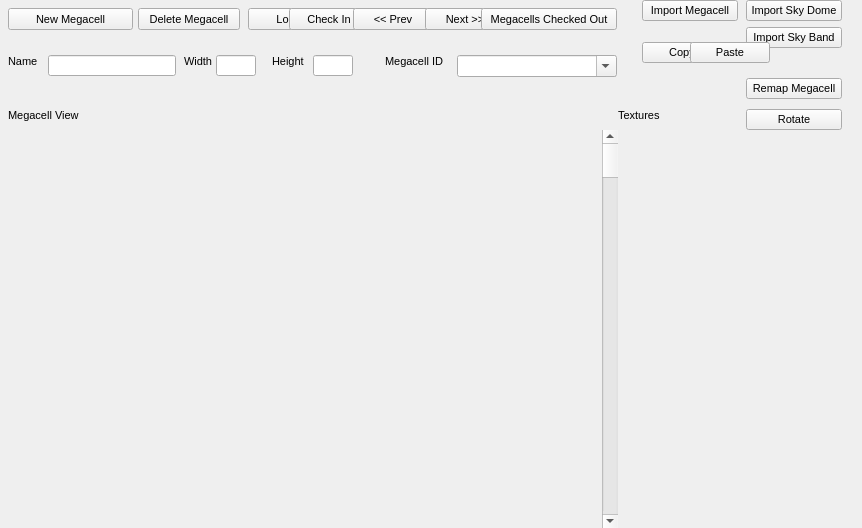
<?xml version="1.0"?>
<ui version="4.0">
  <class>MegacellDialog</class>
  <widget class="QDialog" name="IDD_MEGACELL">
    <property name="geometry">
      <rect>
        <x>0</x>
        <y>0</y>
        <width>862</width>
        <height>528</height>
      </rect>
    </property>
    <property name="windowTitle">
      <string>Megacell Dialog</string>
    </property>
    <property name="font">
      <font>
        <family>Liberation Sans</family>
        <pointsize>8</pointsize>
        <bold>false</bold>
        <italic>false</italic>
      </font>
    </property>
    <property name="enabled">
      <bool>true</bool>
    </property>
    <property name="windowFlags">
      <set>Qt::Dialog|Qt::WindowCloseButtonHint</set>
    </property>
    <property name="minimumSize">
      <size>
        <width>862</width>
        <height>528</height>
      </size>
    </property>
    <property name="maximumSize">
      <size>
        <width>862</width>
        <height>528</height>
      </size>
    </property>
    <widget class="QPushButton" name="IDC_IMPORT_TINY">
      <property name="geometry">
        <rect>
          <x>642</x>
          <y>0</y>
          <width>96</width>
          <height>21</height>
        </rect>
      </property>
      <property name="text">
        <string>Import Megacell</string>
      </property>
      <property name="visible">
        <bool>true</bool>
      </property>
      <property name="enabled">
        <bool>true</bool>
      </property>
      <property name="default">
        <bool>false</bool>
      </property>
      <property name="autoDefault">
        <bool>false</bool>
      </property>
    </widget>
    <widget class="QPushButton" name="IDC_IMPORT_SKY">
      <property name="geometry">
        <rect>
          <x>746</x>
          <y>0</y>
          <width>96</width>
          <height>21</height>
        </rect>
      </property>
      <property name="text">
        <string>Import Sky Dome</string>
      </property>
      <property name="visible">
        <bool>true</bool>
      </property>
      <property name="enabled">
        <bool>true</bool>
      </property>
      <property name="default">
        <bool>false</bool>
      </property>
      <property name="autoDefault">
        <bool>false</bool>
      </property>
    </widget>
    <widget class="QPushButton" name="IDC_NEW_MEGACELL">
      <property name="geometry">
        <rect>
          <x>8</x>
          <y>8</y>
          <width>125</width>
          <height>22</height>
        </rect>
      </property>
      <property name="text">
        <string>New Megacell</string>
      </property>
      <property name="visible">
        <bool>true</bool>
      </property>
      <property name="enabled">
        <bool>true</bool>
      </property>
      <property name="default">
        <bool>false</bool>
      </property>
      <property name="autoDefault">
        <bool>false</bool>
      </property>
    </widget>
    <widget class="QPushButton" name="IDC_DELETE_MEGACELL">
      <property name="geometry">
        <rect>
          <x>138</x>
          <y>8</y>
          <width>102</width>
          <height>22</height>
        </rect>
      </property>
      <property name="text">
        <string>Delete Megacell</string>
      </property>
      <property name="visible">
        <bool>true</bool>
      </property>
      <property name="enabled">
        <bool>true</bool>
      </property>
      <property name="default">
        <bool>false</bool>
      </property>
      <property name="autoDefault">
        <bool>false</bool>
      </property>
    </widget>
    <widget class="QPushButton" name="IDC_LOCK_MEGACELL">
      <property name="geometry">
        <rect>
          <x>248</x>
          <y>8</y>
          <width>80</width>
          <height>22</height>
        </rect>
      </property>
      <property name="text">
        <string>Lock</string>
      </property>
      <property name="visible">
        <bool>true</bool>
      </property>
      <property name="enabled">
        <bool>true</bool>
      </property>
      <property name="default">
        <bool>false</bool>
      </property>
      <property name="autoDefault">
        <bool>false</bool>
      </property>
    </widget>
    <widget class="QPushButton" name="IDC_CHECKIN_MEGACELL">
      <property name="geometry">
        <rect>
          <x>289</x>
          <y>8</y>
          <width>80</width>
          <height>22</height>
        </rect>
      </property>
      <property name="text">
        <string>Check In</string>
      </property>
      <property name="visible">
        <bool>true</bool>
      </property>
      <property name="enabled">
        <bool>true</bool>
      </property>
      <property name="default">
        <bool>false</bool>
      </property>
      <property name="autoDefault">
        <bool>false</bool>
      </property>
    </widget>
    <widget class="QPushButton" name="IDC_PREVIOUS_MEGACELL">
      <property name="geometry">
        <rect>
          <x>353</x>
          <y>8</y>
          <width>80</width>
          <height>22</height>
        </rect>
      </property>
      <property name="text">
        <string>&lt;&lt; Prev</string>
      </property>
      <property name="visible">
        <bool>true</bool>
      </property>
      <property name="enabled">
        <bool>true</bool>
      </property>
      <property name="default">
        <bool>false</bool>
      </property>
      <property name="autoDefault">
        <bool>false</bool>
      </property>
    </widget>
    <widget class="QPushButton" name="IDC_NEXT_MEGACELL">
      <property name="geometry">
        <rect>
          <x>425</x>
          <y>8</y>
          <width>80</width>
          <height>22</height>
        </rect>
      </property>
      <property name="text">
        <string>Next &gt;&gt;</string>
      </property>
      <property name="visible">
        <bool>true</bool>
      </property>
      <property name="enabled">
        <bool>true</bool>
      </property>
      <property name="default">
        <bool>false</bool>
      </property>
      <property name="autoDefault">
        <bool>false</bool>
      </property>
    </widget>
    <widget class="QPushButton" name="IDC_MEGACELLS_OUT">
      <property name="geometry">
        <rect>
          <x>481</x>
          <y>8</y>
          <width>136</width>
          <height>22</height>
        </rect>
      </property>
      <property name="text">
        <string>Megacells Checked Out</string>
      </property>
      <property name="visible">
        <bool>true</bool>
      </property>
      <property name="enabled">
        <bool>true</bool>
      </property>
      <property name="default">
        <bool>false</bool>
      </property>
      <property name="autoDefault">
        <bool>false</bool>
      </property>
    </widget>
    <widget class="QPushButton" name="IDC_IMPORT_SKY_BAND">
      <property name="geometry">
        <rect>
          <x>746</x>
          <y>27</y>
          <width>96</width>
          <height>21</height>
        </rect>
      </property>
      <property name="text">
        <string>Import Sky Band</string>
      </property>
      <property name="visible">
        <bool>true</bool>
      </property>
      <property name="enabled">
        <bool>true</bool>
      </property>
      <property name="default">
        <bool>false</bool>
      </property>
      <property name="autoDefault">
        <bool>false</bool>
      </property>
    </widget>
    <widget class="QPushButton" name="IDC_COPY_MEGACELL">
      <property name="geometry">
        <rect>
          <x>642</x>
          <y>42</y>
          <width>80</width>
          <height>21</height>
        </rect>
      </property>
      <property name="text">
        <string>Copy</string>
      </property>
      <property name="visible">
        <bool>true</bool>
      </property>
      <property name="enabled">
        <bool>true</bool>
      </property>
      <property name="default">
        <bool>false</bool>
      </property>
      <property name="autoDefault">
        <bool>false</bool>
      </property>
    </widget>
    <widget class="QPushButton" name="IDC_PASTE_MEGACELL">
      <property name="geometry">
        <rect>
          <x>690</x>
          <y>42</y>
          <width>80</width>
          <height>21</height>
        </rect>
      </property>
      <property name="text">
        <string>Paste</string>
      </property>
      <property name="visible">
        <bool>true</bool>
      </property>
      <property name="enabled">
        <bool>true</bool>
      </property>
      <property name="default">
        <bool>false</bool>
      </property>
      <property name="autoDefault">
        <bool>false</bool>
      </property>
    </widget>
    <widget class="QLabel" name="IDC_STATIC">
      <property name="geometry">
        <rect>
          <x>8</x>
          <y>55</y>
          <width>40</width>
          <height>16</height>
        </rect>
      </property>
      <property name="text">
        <string>Name</string>
      </property>
      <property name="visible">
        <bool>true</bool>
      </property>
      <property name="enabled">
        <bool>true</bool>
      </property>
      <property name="alignment">
        <set>Qt::AlignLeft</set>
      </property>
    </widget>
    <widget class="QLineEdit" name="IDC_MEGACELL_NAME_EDIT">
      <property name="geometry">
        <rect>
          <x>48</x>
          <y>55</y>
          <width>128</width>
          <height>21</height>
        </rect>
      </property>
      <property name="visible">
        <bool>true</bool>
      </property>
      <property name="enabled">
        <bool>true</bool>
      </property>
    </widget>
    <widget class="QLabel" name="IDC_STATIC_2">
      <property name="geometry">
        <rect>
          <x>184</x>
          <y>55</y>
          <width>32</width>
          <height>16</height>
        </rect>
      </property>
      <property name="text">
        <string>Width</string>
      </property>
      <property name="visible">
        <bool>true</bool>
      </property>
      <property name="enabled">
        <bool>true</bool>
      </property>
      <property name="alignment">
        <set>Qt::AlignLeft</set>
      </property>
    </widget>
    <widget class="QLineEdit" name="IDC_MEGA_WIDTH_EDIT">
      <property name="geometry">
        <rect>
          <x>216</x>
          <y>55</y>
          <width>40</width>
          <height>21</height>
        </rect>
      </property>
      <property name="visible">
        <bool>true</bool>
      </property>
      <property name="enabled">
        <bool>true</bool>
      </property>
    </widget>
    <widget class="QLabel" name="IDC_STATIC_3">
      <property name="geometry">
        <rect>
          <x>272</x>
          <y>55</y>
          <width>40</width>
          <height>16</height>
        </rect>
      </property>
      <property name="text">
        <string>Height</string>
      </property>
      <property name="visible">
        <bool>true</bool>
      </property>
      <property name="enabled">
        <bool>true</bool>
      </property>
      <property name="alignment">
        <set>Qt::AlignLeft</set>
      </property>
    </widget>
    <widget class="QLineEdit" name="IDC_MEGA_HEIGHT_EDIT">
      <property name="geometry">
        <rect>
          <x>313</x>
          <y>55</y>
          <width>40</width>
          <height>21</height>
        </rect>
      </property>
      <property name="visible">
        <bool>true</bool>
      </property>
      <property name="enabled">
        <bool>true</bool>
      </property>
    </widget>
    <widget class="QLabel" name="IDC_STATIC_4">
      <property name="geometry">
        <rect>
          <x>385</x>
          <y>55</y>
          <width>72</width>
          <height>16</height>
        </rect>
      </property>
      <property name="text">
        <string>Megacell ID</string>
      </property>
      <property name="visible">
        <bool>true</bool>
      </property>
      <property name="enabled">
        <bool>true</bool>
      </property>
      <property name="alignment">
        <set>Qt::AlignLeft</set>
      </property>
    </widget>
    <widget class="QComboBox" name="IDC_MEGACELL_PULLDOWN">
      <property name="maxVisibleItems">
        <number>1</number>
      </property>
      <property name="geometry">
        <rect>
          <x>457</x>
          <y>55</y>
          <width>160</width>
          <height>22</height>
        </rect>
      </property>
      <property name="visible">
        <bool>true</bool>
      </property>
      <property name="enabled">
        <bool>true</bool>
      </property>
      <property name="editable">
        <bool>true</bool>
      </property>
    </widget>
    <widget class="QPushButton" name="IDC_REMAP_MEGACELL">
      <property name="geometry">
        <rect>
          <x>746</x>
          <y>78</y>
          <width>96</width>
          <height>21</height>
        </rect>
      </property>
      <property name="text">
        <string>Remap Megacell</string>
      </property>
      <property name="visible">
        <bool>true</bool>
      </property>
      <property name="enabled">
        <bool>true</bool>
      </property>
      <property name="default">
        <bool>false</bool>
      </property>
      <property name="autoDefault">
        <bool>false</bool>
      </property>
    </widget>
    <widget class="QLabel" name="IDC_STATIC_5">
      <property name="geometry">
        <rect>
          <x>8</x>
          <y>109</y>
          <width>80</width>
          <height>16</height>
        </rect>
      </property>
      <property name="text">
        <string>Megacell View</string>
      </property>
      <property name="visible">
        <bool>true</bool>
      </property>
      <property name="enabled">
        <bool>true</bool>
      </property>
      <property name="alignment">
        <set>Qt::AlignLeft</set>
      </property>
    </widget>
    <widget class="QLabel" name="IDC_STATIC_6">
      <property name="geometry">
        <rect>
          <x>618</x>
          <y>109</y>
          <width>88</width>
          <height>16</height>
        </rect>
      </property>
      <property name="text">
        <string>Textures</string>
      </property>
      <property name="visible">
        <bool>true</bool>
      </property>
      <property name="enabled">
        <bool>true</bool>
      </property>
      <property name="alignment">
        <set>Qt::AlignLeft</set>
      </property>
    </widget>
    <widget class="QPushButton" name="IDC_ROTATE_MEGACELL">
      <property name="geometry">
        <rect>
          <x>746</x>
          <y>109</y>
          <width>96</width>
          <height>21</height>
        </rect>
      </property>
      <property name="text">
        <string>Rotate</string>
      </property>
      <property name="visible">
        <bool>true</bool>
      </property>
      <property name="enabled">
        <bool>true</bool>
      </property>
      <property name="default">
        <bool>false</bool>
      </property>
      <property name="autoDefault">
        <bool>false</bool>
      </property>
    </widget>
    <widget class="QLabel" name="IDC_MEGACELL_VIEW">
      <property name="geometry">
        <rect>
          <x>8</x>
          <y>130</y>
          <width>578</width>
          <height>398</height>
        </rect>
      </property>
      <property name="visible">
        <bool>true</bool>
      </property>
      <property name="enabled">
        <bool>true</bool>
      </property>
      <property name="alignment">
        <set>Qt::AlignHCenter</set>
      </property>
    </widget>
    <widget class="QScrollBar" name="IDC_TEXLIST_VERT">
      <property name="geometry">
        <rect>
          <x>602</x>
          <y>130</y>
          <width>16</width>
          <height>398</height>
        </rect>
      </property>
      <property name="visible">
        <bool>true</bool>
      </property>
      <property name="enabled">
        <bool>true</bool>
      </property>
      <property name="orientation">
        <enum>Qt::Vertical</enum>
      </property>
      <property name="minimum">
        <number>0</number>
      </property>
      <property name="maximum">
        <number>100</number>
      </property>
      <property name="value">
        <number>0</number>
      </property>
    </widget>
    <widget class="QLabel" name="IDC_TEXTURE_LISTBOX">
      <property name="geometry">
        <rect>
          <x>618</x>
          <y>130</y>
          <width>232</width>
          <height>398</height>
        </rect>
      </property>
      <property name="visible">
        <bool>true</bool>
      </property>
      <property name="enabled">
        <bool>true</bool>
      </property>
      <property name="alignment">
        <set>Qt::AlignHCenter</set>
      </property>
    </widget>
  </widget>
</ui>
